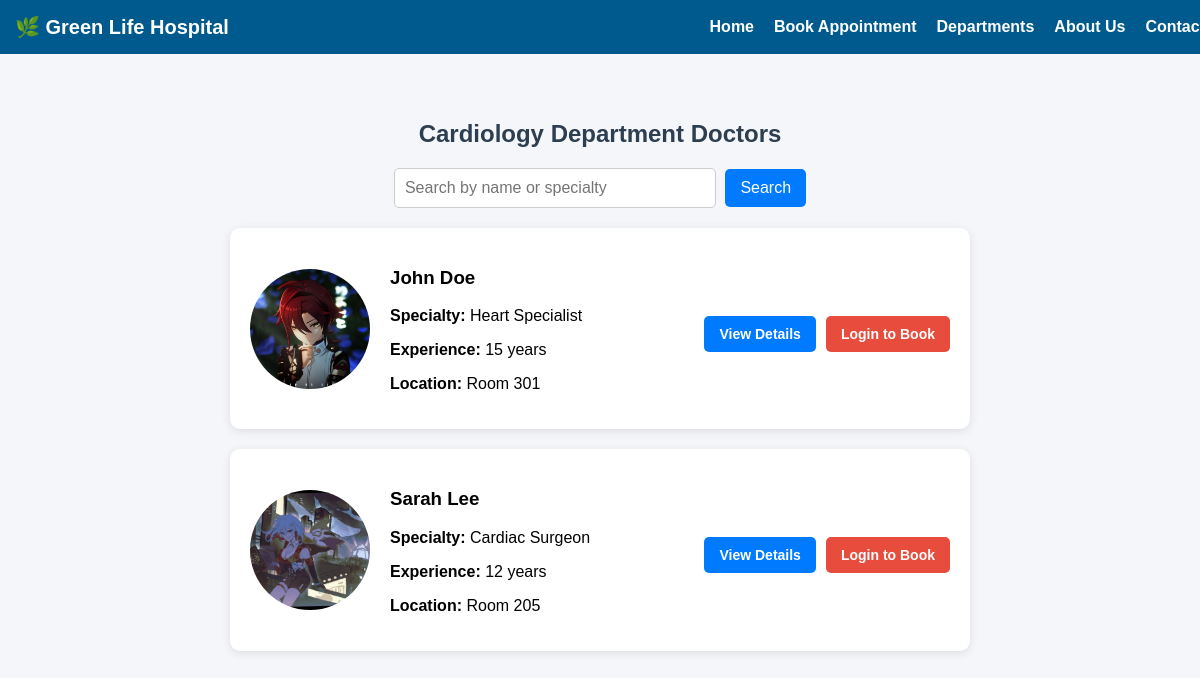
Screenshot of /doctor/doctors.php?dept=cardiology with the database file from the repository.
### tables this page shows
CREATE TABLE `doctors` (
  `id` int(11) NOT NULL,
  `name` varchar(100) NOT NULL,
  `image` varchar(255) NOT NULL,
  `specialty` varchar(100) NOT NULL,
  `bio` text NOT NULL,
  `experience` varchar(50) NOT NULL,
  `location` varchar(100) NOT NULL,
  `department` varchar(50) NOT NULL,
  `user_id` int(11) DEFAULT NULL
);

### doctor/doctors.php (the view, shortened to what this page needs)
<?php
include "../db.php";
$dept = isset($_GET['dept']) ? $_GET['dept'] : '';
$search = isset($_GET['search']) ? '%' . $_GET['search'] . '%' : '%';
$sql = "SELECT * FROM doctors WHERE department = ? AND (name LIKE ? OR specialty LIKE ?)";
$stmt = $conn->prepare($sql);
$stmt->bind_param("sss", $dept, $search, $search);
$stmt->execute();
$result = $stmt->get_result();
?>
<!DOCTYPE html>
<html lang="en">
<head>
</head>
<body>
<header class="navbar">
    <div class="logo">🌿 Green Life Hospital</div>
    <nav>
        <ul>
            <li><a href="../index.php">Home</a></li>
            <li><a href="../book_appointment.php">Book Appointment</a></li>
            <li><a href="../index.php#departments">Departments</a></li>
            <li><a href="../index.php#about">About Us</a></li>
            <li><a href="../index.php#contact">Contact</a></li>
        </ul>
    </nav>
</header>
<div class="container">
    <h2><?= ucfirst($dept) ?> Department Doctors</h2>
    <form method="GET" action="" class="search-form">
        <input type="text" name="search" placeholder="Search by name or specialty"
               value="<?= isset($_GET['search']) ? htmlspecialchars($_GET['search']) : '' ?>">
        <button type="submit">Search</button>
    </form>
    <div class="doctor-list">
        <?php if ($result->num_rows > 0): ?>
            <?php while ($doctor = $result->fetch_assoc()): ?>
                <div class="doctor-card">
                    <img src="<?= htmlspecialchars($doctor['image']) ?>" alt="<?= htmlspecialchars($doctor['name']) ?>">
                    <div class="doctor-info">
                        <h3><?= htmlspecialchars($doctor['name']) ?></h3>
                        <p><strong>Specialty:</strong> <?= htmlspecialchars($doctor['specialty']) ?></p>
                        <p><strong>Experience:</strong> <?= htmlspecialchars($doctor['experience']) ?> years</p>
                        <p><strong>Location:</strong> <?= htmlspecialchars($doctor['location']) ?></p>
                    </div>
                    <div class="button-group">
                        <a href="doctor_details.php?id=<?= $doctor['id'] ?>" class="btn btn-primary">View Details</a>
                        <?php if (isset($_SESSION['user_id'])): ?>
                            <a href="appointment.php?doctor=<?= $doctor['id'] ?>" class="btn btn-success">Book</a>
                        <?php else: ?>
                            <a href="login.php" class="btn btn-secondary">Login to Book</a>
                        <?php endif; ?>
                    </div>
                </div>
            <?php endwhile; ?>
        <?php else: ?>
            <div class="no-doctors">No upcoming doctors</div>
        <?php endif; ?>
    </div>
</div>
</body>
</html>

### doctor/doctors.php (style rules this page uses)
body { font-family: Arial, sans-serif; background-color: #f4f6f9; margin: 0; padding: 0; }
.navbar { background: #005a8d; padding: 15px; display: flex; justify-content: space-between; align-items: center; color: white; position: fixed; width: 100%; top: 0; z-index: 1000; }
.navbar .logo { font-size: 20px; font-weight: bold; }
.navbar nav ul { list-style: none; padding: 0; margin: 0; display: flex; }
.navbar nav ul li { margin: 0 10px; }
.navbar nav ul li a { text-decoration: none; color: white; font-weight: bold; transition: color 0.3s; }
.container { max-width: 1000px; margin: 80px auto 20px; padding: 20px; }
h2 { text-align: center; color: #2c3e50; font-size: 24px; margin-bottom: 20px; }
.search-form { text-align: center; margin-bottom: 20px; }
.search-form input { padding: 10px; width: 300px; border-radius: 5px; border: 1px solid #ccc; font-size: 16px; }
.search-form button { padding: 10px 15px; background: #007bff; color: white; border: none; border-radius: 5px; cursor: pointer; font-size: 16px; margin-left: 5px; transition: background 0.3s; }
.doctor-list { display: flex; flex-wrap: wrap; justify-content: center; gap: 20px; }
.doctor-card { display: flex; align-items: center; background: white; padding: 20px; width: 700px; border-radius: 10px; box-shadow: 0 2px 10px rgba(0, 0, 0, 0.1); transition: transform 0.2s ease-in-out; }
.doctor-card img { width: 120px; height: 120px; border-radius: 50%; object-fit: cover; margin-right: 20px; }
.doctor-info { flex: 1; }
.button-group { display: flex; gap: 10px; margin-top: 10px; }
.btn { display: inline-block; padding: 10px 15px; border-radius: 5px; text-decoration: none; font-size: 14px; text-align: center; transition: background 0.3s, transform 0.2s; cursor: pointer; font-weight: bold; }
.btn-primary { background: #007bff; color: white; }
.btn-secondary { background: #e74c3c; color: white; }

### rows the page displays
doctors: image (picture), name "John Doe", specialty "Heart Specialist", experience "15", location "Room 301"
doctors: image (picture), name "Sarah Lee", specialty "Cardiac Surgeon", experience "12", location "Room 205"

### other values shown
$dept "Cardiology"
